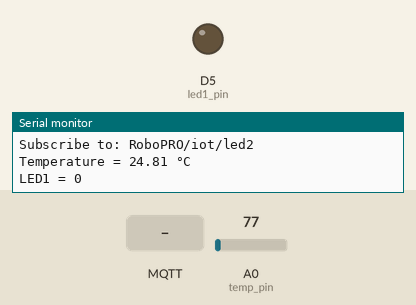
This sketch was run on a simulated ESP8266 (NodeMCU). Parts: output pins drawn as LEDs (lit = HIGH), the last lines printed to the serial monitor. The test bench sets the inputs (shaded band); at power-on: A0 (temp_pin) = 77. WiFi joins after 1.5 s; servers stay silent unless stated; random numbers use the default seed unless the sketch sets one; no MQTT or app messages arrive unless stated.

Above: at 2.7 s.
2.8 s: MQTT message "1" arrives on the first subscribed topic
At 7.5 s:
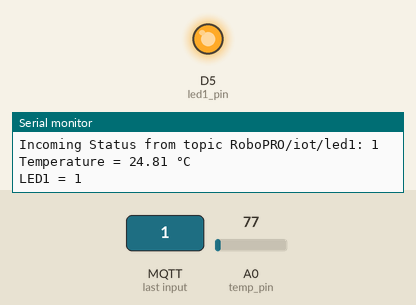
8.1 s: MQTT message "0" arrives on the first subscribed topic
At 12.2 s:
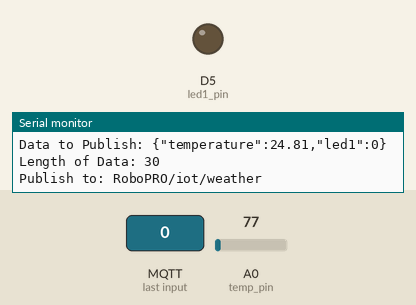
Timing chart, 0 to 13.7 s (numbered marks = the images above; inputs shaded):
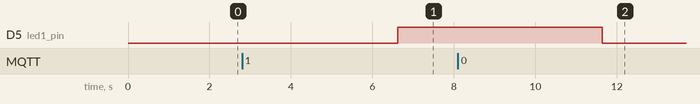

Measured:
- after the input at 2.8 s, D5 (led1_pin): LOW → HIGH after 3.8 s
- after the input at 8.1 s, D5 (led1_pin): HIGH → LOW after 3.5 s

The sketch:

nodemcu_LM35_wifi.ino
```cpp
#include "ESP8266WiFi.h"
#include <MQTT.h>

#define WIFI_SSID             "xxxxx"
#define WIFI_PASSWORD         "yyyyy"
#define MQTT_HOST             "broker.hivemq.com"
#define MQTT_PREFIX_TOPIC     "RoboPRO/iot"
#define MQTT_PUBLISH_TOPIC    "/weather"
#define MQTT_SUBSCRIBE_TOPIC1  "/led1"
#define MQTT_SUBSCRIBE_TOPIC2  "/led2"

WiFiClient net;
MQTTClient mqtt(1024);
unsigned long lastMillis = 0;
int temp_pin= A0;
int led1_pin= D5;

void connectToWiFi() {
  Serial.print("Connecting to Wi-Fi '" + String(WIFI_SSID) + "' ...");

  // Connect to WiFi
  WiFi.begin(WIFI_SSID, WIFI_PASSWORD);

  // while wifi not connected yet, print '.'
  // then after it connected, get out of the loop
  Serial.println("Connecting to WiFi...");
  while (WiFi.status() != WL_CONNECTED) {
     delay(500);
     Serial.print(".");
  }
  //print a new line, then print WiFi connected and the IP address
  Serial.println("");
  Serial.println("WiFi connected");
  // Print the IP address
  Serial.println(WiFi.localIP());
}

void messageReceived(String &topic, String &payload) {
  Serial.println("Incoming Status from topic " + topic + ": " + payload);
  Serial.println();

  if(topic.equals("RoboPRO/iot/led1") && payload.equals("1"))
    digitalWrite(led1_pin, HIGH);
  else if(topic.equals("RoboPRO/iot/led1") && payload.equals("0"))
    digitalWrite(led1_pin, LOW);

}

void connectToMqttBroker(){
  Serial.print("Connecting to '" + String(WIFI_SSID) + "' ...");

  mqtt.begin(MQTT_HOST, net);
  mqtt.onMessage(messageReceived);

  String uniqueString = String(WIFI_SSID) + "-" + String(random(1, 98)) + String(random(99, 999));
  char uniqueClientID[uniqueString.length() + 1];

  uniqueString.toCharArray(uniqueClientID, uniqueString.length() + 1);

  while (!mqtt.connect(uniqueClientID)) {
    Serial.print(".");
    delay(500);
  }

  Serial.println(" connected!");

  Serial.println("Subscribe to: " + String(MQTT_PREFIX_TOPIC) + String(MQTT_SUBSCRIBE_TOPIC1));
  Serial.println("Subscribe to: " + String(MQTT_PREFIX_TOPIC) + String(MQTT_SUBSCRIBE_TOPIC2));

  mqtt.subscribe(String(MQTT_PREFIX_TOPIC) + String(MQTT_SUBSCRIBE_TOPIC1));
  mqtt.subscribe(String(MQTT_PREFIX_TOPIC) + String(MQTT_SUBSCRIBE_TOPIC2));

}


void setup(void)
{
  Serial.begin(9600);
  pinMode(led1_pin, OUTPUT);
  digitalWrite(led1_pin, LOW);

  connectToWiFi();
  connectToMqttBroker();

  Serial.println();

}
void loop() {
  mqtt.loop();
  delay(10);  // <- fixes some issues with WiFi stability

  if (WiFi.status() != WL_CONNECTED) {
    connectToWiFi();
  }

  if (!mqtt.connected()) {
    connectToMqttBroker();
  }

  int analogValue = analogRead(temp_pin);
  float millivolts = (analogValue/1024.0) * 3300; //3300 is the voltage provided by NodeMCU
  float celsius = millivolts/10;

  int ledValue = digitalRead(led1_pin);

  Serial.print("Temperature = ");
  Serial.print(celsius);
  Serial.println(" °C");

  Serial.print("LED1 = ");
  Serial.println(ledValue);

  if (millis() - lastMillis > 10000) { // publish every 10 seconds
    lastMillis = millis();

    String dataInJson = "{";
    dataInJson += "\"temperature\":" + String(celsius) + ",";
    dataInJson += "\"led1\":" + String(ledValue);
    dataInJson += "}";

    Serial.println("Data to Publish: " + dataInJson);
    Serial.println("Length of Data: " + String(dataInJson.length()));
    Serial.println("Publish to: " + String(MQTT_PREFIX_TOPIC) + String(MQTT_PUBLISH_TOPIC));

    mqtt.publish(String(MQTT_PREFIX_TOPIC) + String(MQTT_PUBLISH_TOPIC), dataInJson);
  }

  Serial.println();

  delay(5000);
}
```
